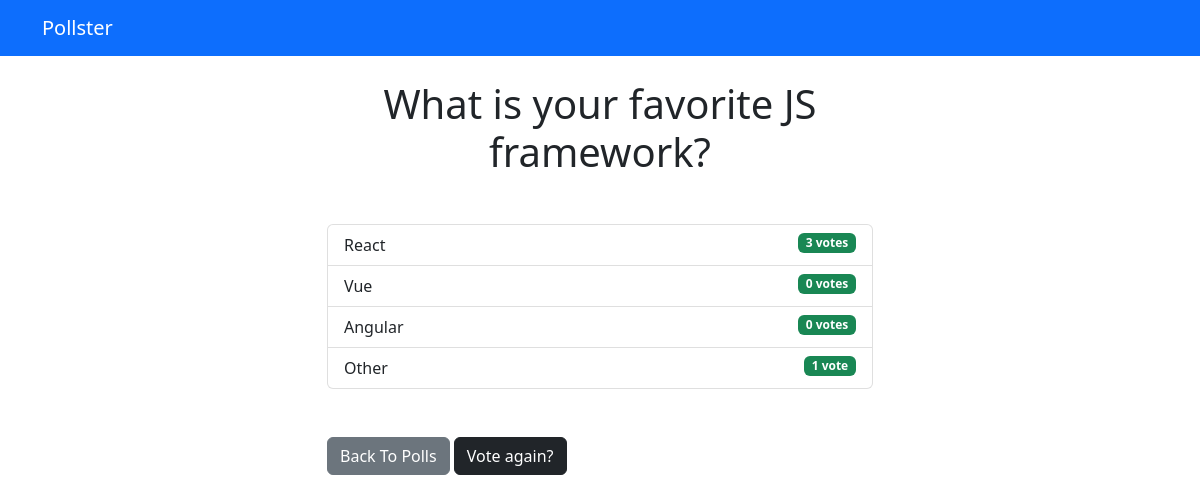
Screenshot of /polls2/results/ with the database file from the repository.
### polls/models.py (models this page shows, shortened)
class Question(models.Model):
    question_text = models.CharField(max_length=200)
    pub_date = models.DateTimeField('date publisehd')

class Choice(models.Model):
    question = models.ForeignKey(Question, on_delete=models.CASCADE)
    choice_text = models.CharField(max_length=200)
    votes = models.IntegerField(default=0)

### polls/views.py (the view)
# urls.py: path('<int:question_id>/results/', views.results, name='results'),
def results(request, question_id):
    question = get_object_or_404(Question, pk=question_id)
    return render(request, 'polls/results.html', { 'question': question })

### templates/polls/results.html
{% extends 'base.html' %}
{% block content %}
<h1 class="mb-5 text-center">{{ question.question_text }}</h1>
<ul class="list-group mb-5">
	{% for choice in question.choice_set.all %}
	<li class="list-group-item">
		{{ choice.choice_text }}  <span class="badge bg-success float-end">{{ choice.votes }} vote{{ choice.votes | pluralize }}</span>
	</li>
	{% endfor %}
</ul>
<a class="btn btn-secondary" href="{% url 'polls:index' %}">Back To Polls</a>
<a class="btn btn-dark" href="{% url 'polls:detail' question.id %}">Vote again?</a>
{% endblock %}

### templates/base.html (shortened to what this page needs)
<!DOCTYPE html>
<html lang="en">
  <head>
    <link
      href="https://cdn.jsdelivr.net/npm/bootstrap@5.2.2/dist/css/bootstrap.min.css"
      rel="stylesheet"
    />
  </head>
  <body>
    {% include 'partials/_navbar.html' %}
    <div class="container">
      <div class="row">
        <div class="col-md-6 m-auto">{% block content %}{% endblock %}</div>
      </div>
    </div>
  </body>
</html>

### templates/partials/_navbar.html
<nav class="navbar navbar-dark bg-primary mb-4">
	<div class="container">
		<a class="navbar-brand" href="/">Pollster</a>
	</div>
</nav>

### rows the page displays
Question: question_text "What is your favorite JS framework?"
Choice: choice_text "React", votes "3", votes|pluralize "s"
Choice: choice_text "Vue", votes "0", votes|pluralize "s"
Choice: choice_text "Angular", votes "0", votes|pluralize "s"
Choice: choice_text "Other", votes "1"
